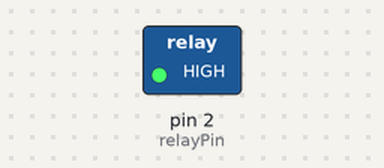
Bench run of a sketch on a simulated Arduino Uno, built with avr-gcc and run on an emulated ATmega328P. On the bench: switched loads named in the sketch (green lamp = pin HIGH).

Above: at 1.0 s.
At 3.0 s:
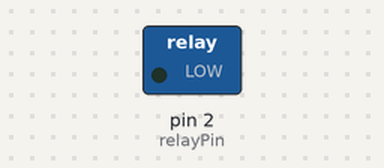
Timing chart, 0 to 5.2 s (numbered marks = the images above):
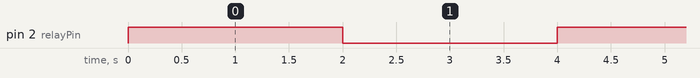

Measured:
- by itself, pin 2 (relayPin): alternates HIGH for 2.0 s and LOW for 2.0 s

The sketch:

Relay.ino
```cpp
int relayPin = 2;  // Define the pin where the relay is connected

void setup() {
  pinMode(relayPin, OUTPUT); // Set the relay pin as an output
  digitalWrite(relayPin, LOW); // Initially turn off the relay
}

void loop() {
  digitalWrite(relayPin, HIGH); // Turn ON the relay (connect NO to COM)
  delay(2000);                  // Keep it on for 5 seconds

  digitalWrite(relayPin, LOW);  // Turn OFF the relay (disconnect NO from COM)
  delay(2000);                  // Keep it off for 5 seconds
}
```
